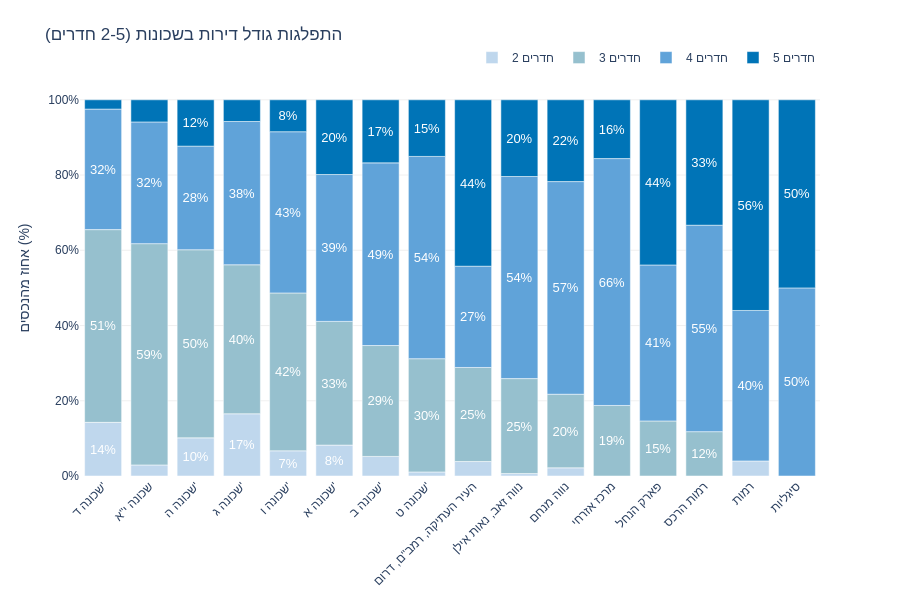

This figure's notebook cell:
### Code cell
import plotly.express as px
import numpy as np
import pandas as pd

# 1. עיבוד וניקוי
df_rooms = df_map.copy()
df_rooms = df_rooms.dropna(subset=['line_1'])
df_rooms['rooms_extracted'] = df_rooms['line_1'].astype(str).str.extract(r'(\d+(?:\.\d+)?)').astype(float)
df_rooms['rooms_clean'] = np.floor(df_rooms['rooms_extracted'])
df_rooms = df_rooms[df_rooms['rooms_clean'].isin([2, 3, 4, 5])]

# 2. סינון שכונות
neighborhood_counts = df_rooms['neighborhood'].value_counts()
valid_hoods = neighborhood_counts[neighborhood_counts >= 20].index
df_filtered = df_rooms[df_rooms['neighborhood'].isin(valid_hoods)].copy()

# 3. חישוב אחוזים
df_counts = df_filtered.groupby(['neighborhood', 'rooms_clean']).size().reset_index(name='count')
total_per_hood = df_counts.groupby('neighborhood')['count'].transform('sum')
df_counts['percentage'] = (df_counts['count'] / total_per_hood) * 100

# --- לוגיקה להסתרת טקסט ---
# אם האחוז קטן מ-6%, הטקסט יהיה ריק. אחרת, הוא יהיה המספר עם %
df_counts['label_text'] = df_counts.apply(
    lambda row: f"{int(round(row['percentage']))}%" if row['percentage'] >= 6 else "",
    axis=1
)

df_counts['rooms_label'] = df_counts['rooms_clean'].astype(int).astype(str) + " חדרים"

# 4. מיון
small_apts_share = df_counts[df_counts['rooms_clean'].isin([2, 3])].groupby('neighborhood')['percentage'].sum()
sorted_neighborhoods = small_apts_share.sort_values(ascending=False).index.tolist()
remaining_hoods = [h for h in valid_hoods if h not in sorted_neighborhoods]
sorted_neighborhoods.extend(remaining_hoods)

# --- הגדרת צבעים פסטליים ---
pastel_colors = {
    "2 חדרים": "#BFD7ED", # תכלת פסטל בהיר מאוד
    "3 חדרים": "#96C0CE", # תכלת אפרפר
    "4 חדרים": "#60A3D9", # תכלת בינוני רך
    "5 חדרים": "#0074B7"  # כחול רך אך ברור
}

# 5. יצירת הגרף
fig_stack = px.bar(
    df_counts,
    x="neighborhood",
    y="percentage",
    color="rooms_label",
    text="label_text",
    title="התפלגות גודל דירות בשכונות (2-5 חדרים)",
    labels={"neighborhood": "שכונה", "percentage": "אחוז מסך הנכסים", "rooms_label": ""},

    category_orders={
        "neighborhood": sorted_neighborhoods,
        "rooms_label": ["2 חדרים", "3 חדרים", "4 חדרים", "5 חדרים"]
    },

    color_discrete_map=pastel_colors
)

# --- עיצוב ---
fig_stack.update_layout(
    template="plotly_white",
    height=600,
    bargap=0.2,

    yaxis=dict(
        title="אחוז מהנכסים (%)",
        ticksuffix="%",
        showgrid=True,
        gridcolor='#F0F0F0', # גריד אפור בהיר מאוד ועדין
        zeroline=False
    ),

    xaxis=dict(
        title=None,
        tickangle=-45
    ),

    # מיקום המקרא למעלה
    legend=dict(
        orientation="h",
        yanchor="bottom",
        y=1.02,
        xanchor="right",
        x=1,
        title=None
    ),

    margin=dict(t=80, b=100),
    font=dict(family="Arial", size=12)
)

fig_stack.update_traces(
    textposition='inside',
    textfont=dict(size=13, color='white', family="Arial"),
    marker_line_color='white',
    marker_line_width=0.5,
    insidetextanchor='middle'
)

fig_stack.show()

### Figure 1 — Plotly figure (JSON) as saved in the notebook; plotly's stock layout.template omitted (floating-point values rounded to 4 significant figures)
{"data": [{"hovertemplate": "=2 חדרים<br>שכונה=%{x}<br>אחוז מסך הנכסים=%{y}<br>label_text=%{text}<extra></extra>", "insidetextanchor": "middle", "legendgroup": "2 חדרים", "marker": {"color": "#BFD7ED", "line": {"color": "white", "width": 0.5}, "pattern": {"shape": ""}}, "name": "2 חדרים", "orientation": "v", "showlegend": true, "text": ["", "", "", "", "8%", "", "17%", "14%", "10%", "7%", "", ""], "textfont": {"color": "white", "family": "Arial", "size": 13}, "textposition": "inside", "type": "bar", "x": ["העיר העתיקה, רמב\"ם, דרום", "נווה זאב, נאות אילן", "נווה מנחם", "רמות", "שכונה א'", "שכונה ב'", "שכונה ג'", "שכונה ד'", "שכונה ה'", "שכונה ו'", "שכונה ט'", "שכונה י\"א"], "xaxis": "x", "y": [3.846, 0.6472, 2.174, 4.0, 8.219, 5.202, 16.54, 14.26, 10.14, 6.696, 1.075, 2.941], "yaxis": "y"}, {"hovertemplate": "=3 חדרים<br>שכונה=%{x}<br>אחוז מסך הנכסים=%{y}<br>label_text=%{text}<extra></extra>", "insidetextanchor": "middle", "legendgroup": "3 חדרים", "marker": {"color": "#96C0CE", "line": {"color": "white", "width": 0.5}, "pattern": {"shape": ""}}, "name": "3 חדרים", "orientation": "v", "showlegend": true, "text": ["25%", "19%", "25%", "20%", "15%", "12%", "33%", "29%", "40%", "51%", "50%", "42%", "30%", "59%"], "textfont": {"color": "white", "family": "Arial", "size": 13}, "textposition": "inside", "type": "bar", "x": ["העיר העתיקה, רמב\"ם, דרום", "מרכז אזרחי", "נווה זאב, נאות אילן", "נווה מנחם", "פארק הנחל", "רמות הרכס", "שכונה א'", "שכונה ב'", "שכונה ג'", "שכונה ד'", "שכונה ה'", "שכונה ו'", "שכונה ט'", "שכונה י\"א"], "xaxis": "x", "y": [25.0, 18.75, 25.24, 19.57, 14.63, 11.79, 32.88, 29.48, 39.62, 51.23, 50.0, 41.96, 30.11, 58.82], "yaxis": "y"}, {"hovertemplate": "=4 חדרים<br>שכונה=%{x}<br>אחוז מסך הנכסים=%{y}<br>label_text=%{text}<extra></extra>", "insidetextanchor": "middle", "legendgroup": "4 חדרים", "marker": {"color": "#60A3D9", "line": {"color": "white", "width": 0.5}, "pattern": {"shape": ""}}, "name": "4 חדרים", "orientation": "v", "showlegend": true, "text": ["27%", "66%", "54%", "57%", "50%", "41%", "40%", "55%", "39%", "49%", "38%", "32%", "28%", "43%", "54%", "32%"], "textfont": {"color": "white", "family": "Arial", "size": 13}, "textposition": "inside", "type": "bar", "x": ["העיר העתיקה, רמב\"ם, דרום", "מרכז אזרחי", "נווה זאב, נאות אילן", "נווה מנחם", "סיגליות", "פארק הנחל", "רמות", "רמות הרכס", "שכונה א'", "שכונה ב'", "שכונה ג'", "שכונה ד'", "שכונה ה'", "שכונה ו'", "שכונה ט'", "שכונה י\"א"], "xaxis": "x", "y": [26.92, 65.62, 53.72, 56.52, 50.0, 41.46, 40.0, 54.88, 39.04, 48.55, 38.08, 32.04, 27.54, 42.86, 53.76, 32.35], "yaxis": "y"}, {"hovertemplate": "=5 חדרים<br>שכונה=%{x}<br>אחוז מסך הנכסים=%{y}<br>label_text=%{text}<extra></extra>", "insidetextanchor": "middle", "legendgroup": "5 חדרים", "marker": {"color": "#0074B7", "line": {"color": "white", "width": 0.5}, "pattern": {"shape": ""}}, "name": "5 חדרים", "orientation": "v", "showlegend": true, "text": ["44%", "16%", "20%", "22%", "50%", "44%", "56%", "33%", "20%", "17%", "", "", "12%", "8%", "15%", ""], "textfont": {"color": "white", "family": "Arial", "size": 13}, "textposition": "inside", "type": "bar", "x": ["העיר העתיקה, רמב\"ם, דרום", "מרכז אזרחי", "נווה זאב, נאות אילן", "נווה מנחם", "סיגליות", "פארק הנחל", "רמות", "רמות הרכס", "שכונה א'", "שכונה ב'", "שכונה ג'", "שכונה ד'", "שכונה ה'", "שכונה ו'", "שכונה ט'", "שכונה י\"א"], "xaxis": "x", "y": [44.23, 15.62, 20.39, 21.74, 50.0, 43.9, 56.0, 33.33, 19.86, 16.76, 5.769, 2.465, 12.32, 8.482, 15.05, 5.882], "yaxis": "y"}], "layout": {"bargap": 0.2, "barmode": "relative", "font": {"family": "Arial", "size": 12}, "height": 600, "legend": {"orientation": "h", "title": {}, "tracegroupgap": 0, "x": 1, "xanchor": "right", "y": 1.02, "yanchor": "bottom"}, "margin": {"b": 100, "t": 80}, "title": {"text": "התפלגות גודל דירות בשכונות (2-5 חדרים)"}, "xaxis": {"anchor": "y", "categoryarray": ["שכונה ד'", "שכונה י\"א", "שכונה ה'", "שכונה ג'", "שכונה ו'", "שכונה א'", "שכונה ב'", "שכונה ט'", "העיר העתיקה, רמב\"ם, דרום", "נווה זאב, נאות אילן", "נווה מנחם", "מרכז אזרחי", "פארק הנחל", "רמות הרכס", "רמות", "סיגליות"], "categoryorder": "array", "domain": [0, 1], "tickangle": -45, "title": {}}, "yaxis": {"anchor": "x", "domain": [0, 1], "gridcolor": "#F0F0F0", "showgrid": true, "ticksuffix": "%", "title": {"text": "אחוז מהנכסים (%)"}, "zeroline": false}}}
